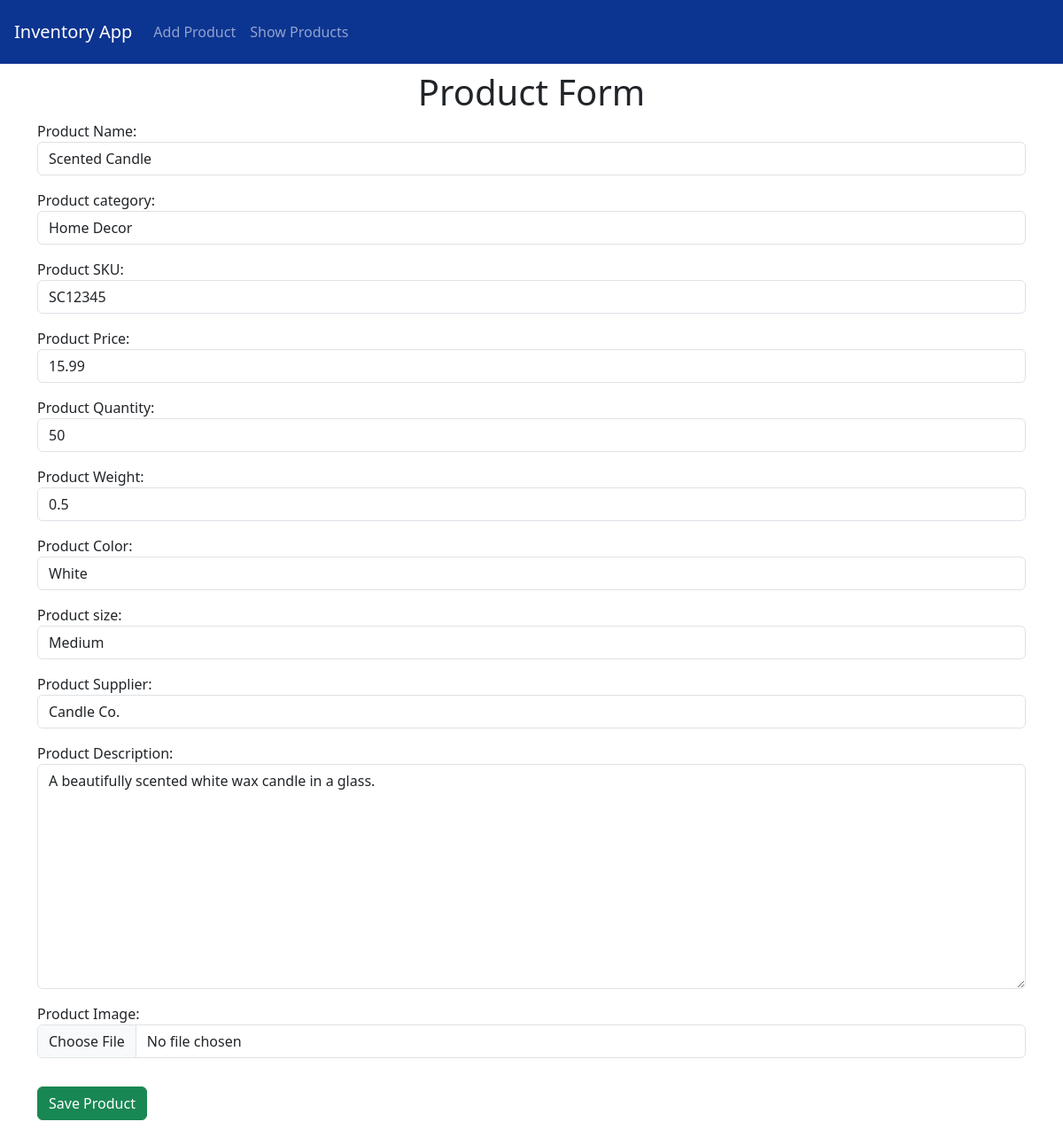
The app's page /update/1/ with its own data.
### InventoryApp/models.py (models this page shows, shortened)
class Product(models.Model):
    product_id = models.AutoField(primary_key=True)
    product_name = models.CharField(max_length=100)
    product_category = models.CharField(max_length=100)
    product_sku = models.CharField(max_length=50, unique=True)
    product_price = models.FloatField()
    product_quantity = models.IntegerField()
    product_weight = models.FloatField()
    product_color = models.CharField(max_length=100)
    product_size = models.CharField(max_length=50)
    product_supplier = models.CharField(max_length=300)
    product_description = models.TextField()
    product_image = models.ImageField(upload_to='product_images/')

### InventoryApp/views.py (the view, shortened to what this page needs)
# urls.py: path('update/<int:product_id>/', views.product_update_view, name='product_update'),
def product_update_view(request, product_id):
    product = Product.objects.get(product_id=product_id)
    form = ProductForm(instance=product)
    return render(request, 'inventoryApp/product_form.html', {'form': form})

### InventoryApp/templates/InventoryApp/product_form.html (shortened to what this page needs)
{% extends "InventoryApp/layout.html" %}
{% block content %}
<h1 class="text-center">Product Form</h1>
<form method="POST" enctype="multipart/form-data" class="jumbotron">
    {{ form.as_p }}
    <button type="submit" class="btn btn-success btn-block mt-3 mb-5">Save Product</button>
</form>
{% endblock %}

### InventoryApp/templates/InventoryApp/layout.html (style rules this page uses)
body { padding-top: 3rem; }

### records on screen
Product: product_name "Scented Candle", product_category "Home Decor", product_sku "SC12345", product_price "15.99", product_quantity "50", product_weight "0.5", product_color "White", product_size "Medium", product_supplier "Candle Co.", product_description "A beautifully scented white wax candle in a glass."
